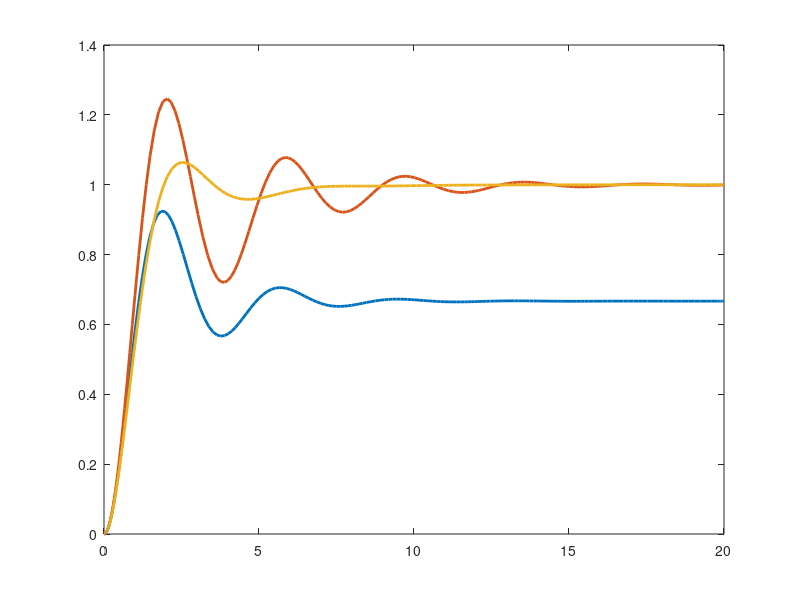

Source code (MATLAB): (Note: this script raises an error after producing the figure.)
%[text] # PID制御の応答比較（P / PI / PID）
%[text] 2次遅れプラント $\\ddot y + \\dot y + y = u$ を制御し、単位ステップ応答を比較します。
%[text] コントローラ: $u = K\_p\\, e + K\_i \\int e\\,dt + K\_d\\, \\dot e \\quad (e = r - y)$
%[text] スライダーを動かすと、同じ $K\_p, K\_i, K\_d$ を使った **P**・**PI**・**PID** の3応答が自動更新されます。
Kp = 2; %[control:slider:kp01]{"position":[6,7]}
Ki = 1; %[control:slider:ki01]{"position":[6,7]}
Kd = 1; %[control:slider:kd01]{"position":[6,7]}

r     = 1;              % 目標値（ステップ入力）
tspan = [0, 20];
s0    = [0; 0; 0];      % 状態: [y; ydot; ∫e dt]

% プラント: ÿ + ẏ + y = u（微分は測定値微分でキック回避: ė = -ẏ）
odef = @(t, s, kp, ki, kd) [ ...
    s(2); ...
    -s(2) - s(1) + ( kp*(r - s(1)) + ki*s(3) - kd*s(2) ); ...
    r - s(1) ];

[tP,  yP ] = ode45(@(t,s) odef(t,s, Kp, 0,  0 ), tspan, s0);   % P
[tI,  yI ] = ode45(@(t,s) odef(t,s, Kp, Ki, 0 ), tspan, s0);   % PI
[tD,  yD ] = ode45(@(t,s) odef(t,s, Kp, Ki, Kd), tspan, s0);   % PID

% 定常偏差（最終値と目標の差）
essP  = r - yP(end,1);
essI  = r - yI(end,1);
essD  = r - yD(end,1);
fprintf('Kp=%.1f Ki=%.1f Kd=%.1f | 定常偏差  P=%.3f  PI=%.3f  PID=%.3f\n', ...
    Kp, Ki, Kd, essP, essI, essD);

figure(1); clf;
plot(tP, yP(:,1), '-',  'LineWidth', 2); hold on;
plot(tI, yI(:,1), '-',  'LineWidth', 2);
plot(tD, yD(:,1), '-',  'LineWidth', 2);
yline(r, 'k--', 'LineWidth', 1);
hold off; grid on; ylim([0, 1.8]);
legend('P', 'PI', 'PID', '目標 r', 'Location', 'southeast');
xlabel('時間  t  [s]', 'FontSize', 12);
ylabel('出力  y', 'FontSize', 12);
title(sprintf('PID応答比較   K_p=%.1f,  K_i=%.1f,  K_d=%.1f', Kp, Ki, Kd), 'FontSize', 12);

%[text] ## 理論解説
%[text] **各項の役割**
%[text] - **P（比例）**：偏差に比例して操作。速いが**定常偏差（オフセット）が残る**
%[text] - **I（積分）**：偏差の累積を打ち消し、**定常偏差をゼロ**にする（ただし振動・行き過ぎを招きやすい）
%[text] - **D（微分）**：偏差の変化を抑え、**オーバーシュートを減らし安定化**する
%[text] **観察のヒント**
%[text] - $K\_i$ を 0 にすると P 制御。最終値が $r=1$ に届かず**オフセット**が残るのが分かります
%[text] - $K\_i$ を上げると偏差は消えるが**振動**が増える → $K\_d$ を足すと収まる
%[text] - $K\_p$ を上げると速くなるが**行き過ぎ**が増える

%[appendix]{"version":"1.0"}
%---
%[metadata:view]
%   data: {"layout":"onright","rightPanelPercent":40}
%---
%[control:slider:kp01]
%   data: {"defaultValue":2,"label":"比例ゲイン Kp","max":20,"min":0,"run":"SectionToEnd","runOn":"ValueChanging","step":0.5}
%---
%[control:slider:ki01]
%   data: {"defaultValue":1,"label":"積分ゲイン Ki","max":10,"min":0,"run":"SectionToEnd","runOn":"ValueChanging","step":0.5}
%---
%[control:slider:kd01]
%   data: {"defaultValue":1,"label":"微分ゲイン Kd","max":10,"min":0,"run":"SectionToEnd","runOn":"ValueChanging","step":0.5}
%---
